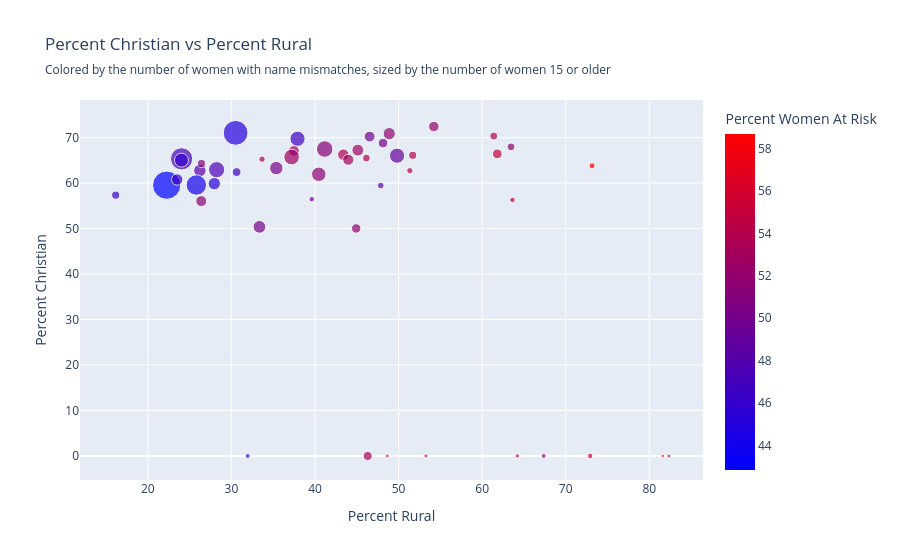
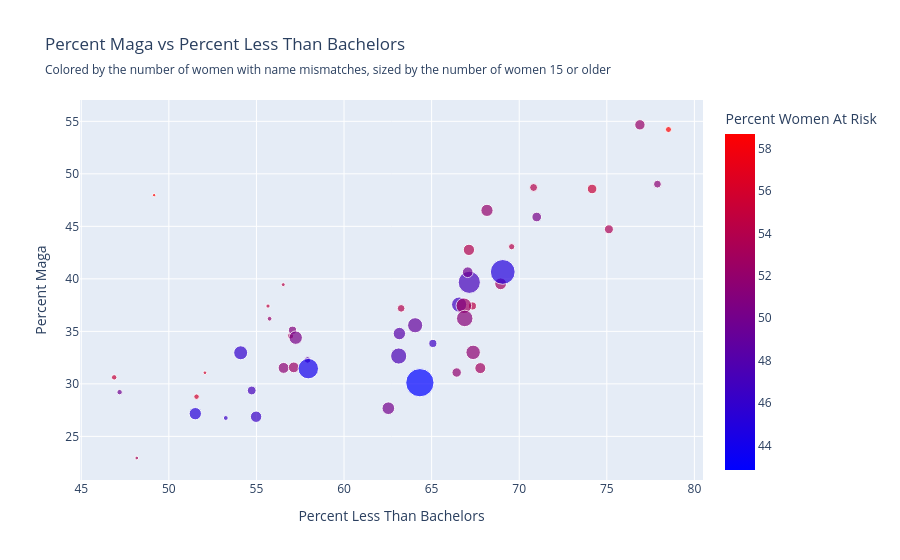
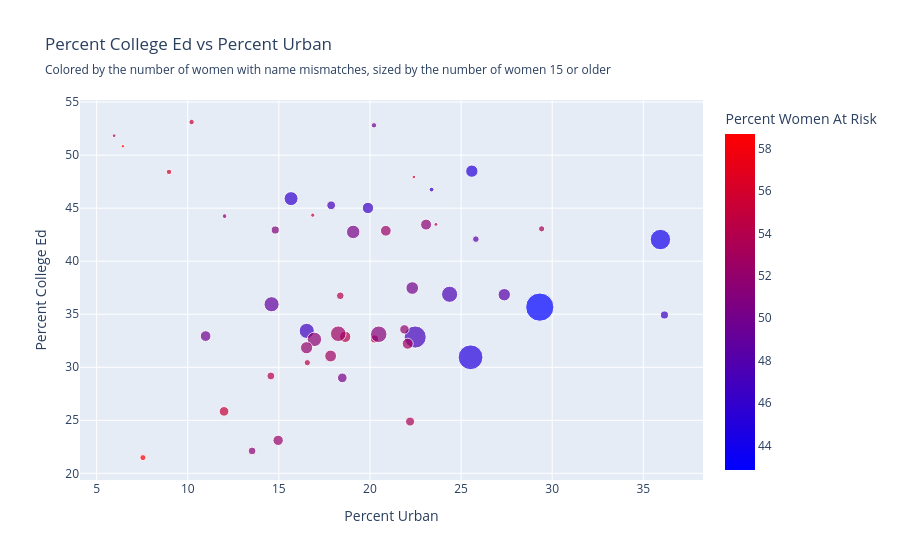
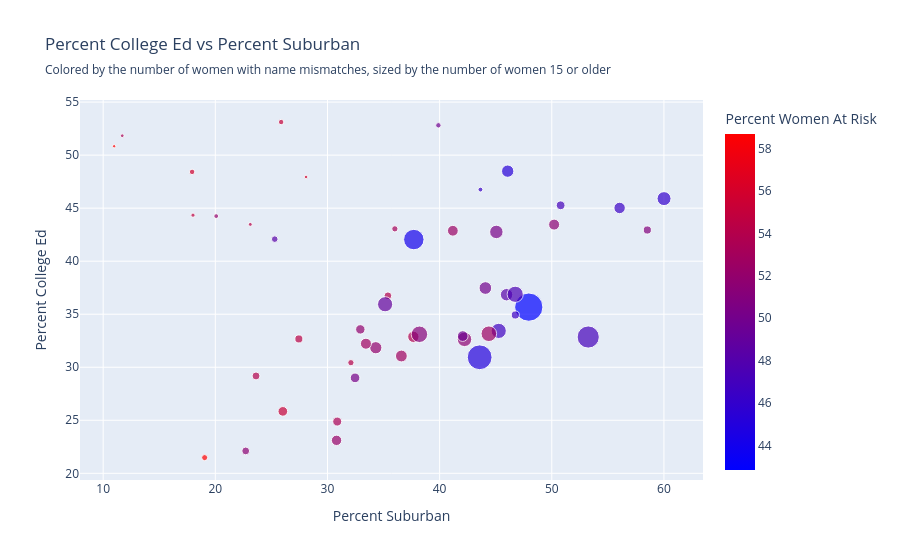

Notebook code cell kept with these figures, in order:
### Code cell
# Loop over pairs and create scatterplots colored by percent at risk (Excluding Delaware as outlier)
pairs = [('Percent Rural', 'Percent Christian'),
    ('Percent Less Than Bachelors', 'Percent Maga'),
    ('Percent Urban', 'Percent College Ed'),
    ('Percent Suburban', 'Percent College Ed')]

import plotly.express as px

for x_var, y_var in pairs:
    fig = px.scatter(
        plot_df,
        x=x_var,
        y=y_var,
        color='Percent Women At Risk',
        color_continuous_scale='Bluered',
        size='Female 15 Plus', # size by female 15 + population
        hover_name='State',
        title=f'{y_var} vs {x_var}',
        subtitle='Colored by the number of women with name mismatches, sized by the number of women 15 or older'
    )

    fig.update_traces(
        text=state_grouped_merged['State'],
        textposition='top center'
    )

    fig.show()

### Figure 1 — Plotly figure (JSON) as saved in the notebook; plotly's stock layout.template omitted (floating-point values rounded to 4 significant figures)
{"data": [{"hovertemplate": "<b>%{hovertext}</b><br><br>Percent Rural=%{x}<br>Percent Christian=%{y}<br>Female 15 Plus=%{marker.size}<br>Percent Women At Risk=%{marker.color}<extra></extra>", "hovertext": ["Alabama", "Alaska", "Arizona", "Arkansas", "California", "Colorado", "Connecticut", "Florida", "Georgia", "Hawaii", "Idaho", "Illinois", "Indiana", "Iowa", "Kansas", "Kentucky", "Louisiana", "Maine", "Maryland", "Massachusetts", "Michigan", "Minnesota", "Mississippi", "Missouri", "Montana", "Nebraska", "Nevada", "New Hampshire", "New Jersey", "New Mexico", "New York", "North Carolina", "North Dakota", "Ohio", "Oklahoma", "Oregon", "Pennsylvania", "Rhode Island", "South Carolina", "South Dakota", "Tennessee", "Texas", "Utah", "Vermont", "Virginia", "Washington", "West Virginia", "Wisconsin", "Wyoming"], "legendgroup": "", "marker": {"color": [52.26, 55.86, 48.22, 54.04, 42.85, 51.52, 47.13, 47.16, 46.79, 49.69, 54.13, 47.52, 52.8, 54.37, 53.99, 55.2, 50.23, 55.81, 46.42, 45.25, 51.66, 52.45, 51.51, 53.86, 52.01, 53.15, 46.58, 55.09, 46.04, 48.22, 44.1, 49.01, 54.23, 52.61, 53.45, 51.87, 51.22, 46.34, 49.74, 54.68, 51.97, 45.08, 50.9, 53.43, 50.29, 49.97, 58.67, 52.87, 58.68], "coloraxis": "coloraxis", "size": [2208000.0, 279200.0, 3169000.0, 1291000.0, 16410000.0, 2462000.0, 1586000.0, 10090000.0, 4733000.0, 604100.0, 811000.0, 5364000.0, 2863000.0, 1327000.0, 1208000.0, 1909000.0, 1924000.0, 615700.0, 2672000.0, 3113000.0, 4286000.0, 2380000.0, 1257000.0, 2626000.0, 469800.0, 805800.0, 1347000.0, 608200.0, 4008000.0, 894400.0, 8564000.0, 4714000.0, 313800.0, 4997000.0, 1672000.0, 1820000.0, 5585000.0, 484400.0, 2356000.0, 366500.0, 3055000.0, 12620000.0, 1360000.0, 283900.0, 3717000.0, 3289000.0, 751500.0, 2490000.0, 238300.0], "sizemode": "area", "sizeref": 41040.0, "symbol": "circle"}, "mode": "markers", "name": "", "orientation": "v", "showlegend": false, "text": ["Alabama", "Alaska", "Arizona", "Arkansas", "California", "Colorado", "Connecticut", "Delaware", "Florida", "Georgia", "Hawaii", "Idaho", "Illinois", "Indiana", "Iowa", "Kansas", "Kentucky", "Louisiana", "Maine", "Maryland", "Massachusetts", "Michigan", "Minnesota", "Mississippi", "Missouri", "Montana", "Nebraska", "Nevada", "New Hampshire", "New Jersey", "New Mexico", "New York", "North Carolina", "North Dakota", "Ohio", "Oklahoma", "Oregon", "Pennsylvania", "Rhode Island", "South Carolina", "South Dakota", "Tennessee", "Texas", "Utah", "Vermont", "Virginia", "Washington", "West Virginia", "Wisconsin", "Wyoming"], "textposition": "top center", "type": "scatter", "x": [54.22, 48.65, 26.22, 61.39, 22.25, 26.39, 30.62, 24.04, 37.91, 39.61, 51.35, 28.23, 45.12, 51.69, 46.15, 61.81, 48.14, 72.93, 23.51, 27.95, 40.45, 37.48, 63.46, 43.39, 67.37, 33.66, 16.15, 63.63, 24.02, 47.87, 25.8, 49.82, 53.27, 37.2, 46.3, 44.93, 41.16, 31.95, 46.54, 64.2, 48.88, 30.5, 26.42, 82.34, 35.37, 33.35, 73.15, 43.98, 81.62], "xaxis": "x", "y": [72.44, 0.0, 62.76, 70.33, 59.54, 56.04, 62.42, 65.33, 69.74, 56.46, 62.73, 62.94, 67.25, 66.1, 65.5, 66.43, 68.8, 0.0, 60.78, 59.88, 61.93, 67.07, 67.97, 66.25, 0.0, 65.25, 57.34, 56.29, 65.04, 59.45, 59.57, 66.02, 0.0, 65.72, 0.0, 50.03, 67.48, 0.0, 70.23, 0.0, 70.87, 71.04, 64.29, 0.0, 63.29, 50.37, 63.81, 65.13, 0.0], "yaxis": "y"}], "layout": {"coloraxis": {"colorbar": {"title": {"text": "Percent Women At Risk"}}, "colorscale": [[0, "rgb(0,0,255)"], [1, "rgb(255,0,0)"]]}, "legend": {"itemsizing": "constant", "tracegroupgap": 0}, "title": {"subtitle": {"text": "Colored by the number of women with name mismatches, sized by the number of women 15 or older"}, "text": "Percent Christian vs Percent Rural"}, "xaxis": {"anchor": "y", "domain": [0, 1], "title": {"text": "Percent Rural"}}, "yaxis": {"anchor": "x", "domain": [0, 1], "title": {"text": "Percent Christian"}}}}

### Figure 2 — Plotly figure (JSON) as saved in the notebook; plotly's stock layout.template omitted (floating-point values rounded to 4 significant figures)
{"data": [{"hovertemplate": "<b>%{hovertext}</b><br><br>Percent Less Than Bachelors=%{x}<br>Percent Maga=%{y}<br>Female 15 Plus=%{marker.size}<br>Percent Women At Risk=%{marker.color}<extra></extra>", "hovertext": ["Alabama", "Alaska", "Arizona", "Arkansas", "California", "Colorado", "Connecticut", "Florida", "Georgia", "Hawaii", "Idaho", "Illinois", "Indiana", "Iowa", "Kansas", "Kentucky", "Louisiana", "Maine", "Maryland", "Massachusetts", "Michigan", "Minnesota", "Mississippi", "Missouri", "Montana", "Nebraska", "Nevada", "New Hampshire", "New Jersey", "New Mexico", "New York", "North Carolina", "North Dakota", "Ohio", "Oklahoma", "Oregon", "Pennsylvania", "Rhode Island", "South Carolina", "South Dakota", "Tennessee", "Texas", "Utah", "Vermont", "Virginia", "Washington", "West Virginia", "Wisconsin", "Wyoming"], "legendgroup": "", "marker": {"color": [52.26, 55.86, 48.22, 54.04, 42.85, 51.52, 47.13, 47.16, 46.79, 49.69, 54.13, 47.52, 52.8, 54.37, 53.99, 55.2, 50.23, 55.81, 46.42, 45.25, 51.66, 52.45, 51.51, 53.86, 52.01, 53.15, 46.58, 55.09, 46.04, 48.22, 44.1, 49.01, 54.23, 52.61, 53.45, 51.87, 51.22, 46.34, 49.74, 54.68, 51.97, 45.08, 50.9, 53.43, 50.29, 49.97, 58.67, 52.87, 58.68], "coloraxis": "coloraxis", "size": [2208000.0, 279200.0, 3169000.0, 1291000.0, 16410000.0, 2462000.0, 1586000.0, 10090000.0, 4733000.0, 604100.0, 811000.0, 5364000.0, 2863000.0, 1327000.0, 1208000.0, 1909000.0, 1924000.0, 615700.0, 2672000.0, 3113000.0, 4286000.0, 2380000.0, 1257000.0, 2626000.0, 469800.0, 805800.0, 1347000.0, 608200.0, 4008000.0, 894400.0, 8564000.0, 4714000.0, 313800.0, 4997000.0, 1672000.0, 1820000.0, 5585000.0, 484400.0, 2356000.0, 366500.0, 3055000.0, 12620000.0, 1360000.0, 283900.0, 3717000.0, 3289000.0, 751500.0, 2490000.0, 238300.0], "sizemode": "area", "sizeref": 41040.0, "symbol": "circle"}, "mode": "markers", "name": "", "orientation": "v", "showlegend": false, "text": ["Alabama", "Alaska", "Arizona", "Arkansas", "California", "Colorado", "Connecticut", "Delaware", "Florida", "Georgia", "Hawaii", "Idaho", "Illinois", "Indiana", "Iowa", "Kansas", "Kentucky", "Louisiana", "Maine", "Maryland", "Massachusetts", "Michigan", "Minnesota", "Mississippi", "Missouri", "Montana", "Nebraska", "Nevada", "New Hampshire", "New Jersey", "New Mexico", "New York", "North Carolina", "North Dakota", "Ohio", "Oklahoma", "Oregon", "Pennsylvania", "Rhode Island", "South Carolina", "South Dakota", "Tennessee", "Texas", "Utah", "Vermont", "Virginia", "Washington", "West Virginia", "Wisconsin", "Wyoming"], "textposition": "top center", "type": "scatter", "x": [76.89, 52.06, 63.16, 70.82, 64.33, 56.55, 54.73, 67.15, 66.57, 47.19, 69.57, 63.12, 68.94, 67.33, 63.26, 74.16, 71.0, 51.58, 54.98, 51.51, 67.37, 57.13, 77.89, 67.13, 55.75, 56.95, 65.07, 46.88, 54.1, 57.92, 57.96, 64.06, 56.53, 66.84, 75.12, 66.43, 66.89, 53.25, 67.06, 55.66, 68.16, 69.06, 57.06, 48.17, 57.24, 62.53, 78.52, 67.78, 49.16], "xaxis": "x", "y": [54.67, 31.06, 34.79, 48.7, 30.11, 31.52, 29.37, 39.67, 37.55, 29.21, 43.06, 32.65, 39.53, 37.42, 37.19, 48.56, 45.89, 28.78, 26.87, 27.16, 33.0, 31.57, 49.02, 42.76, 36.2, 34.57, 33.85, 30.62, 32.96, 32.28, 31.45, 35.58, 39.45, 37.44, 44.72, 31.08, 36.23, 26.75, 40.63, 37.41, 46.52, 40.66, 35.11, 22.94, 34.4, 27.68, 54.22, 31.5, 47.97], "yaxis": "y"}], "layout": {"coloraxis": {"colorbar": {"title": {"text": "Percent Women At Risk"}}, "colorscale": [[0, "rgb(0,0,255)"], [1, "rgb(255,0,0)"]]}, "legend": {"itemsizing": "constant", "tracegroupgap": 0}, "title": {"subtitle": {"text": "Colored by the number of women with name mismatches, sized by the number of women 15 or older"}, "text": "Percent Maga vs Percent Less Than Bachelors"}, "xaxis": {"anchor": "y", "domain": [0, 1], "title": {"text": "Percent Less Than Bachelors"}}, "yaxis": {"anchor": "x", "domain": [0, 1], "title": {"text": "Percent Maga"}}}}

### Figure 3 — Plotly figure (JSON) as saved in the notebook; plotly's stock layout.template omitted (floating-point values rounded to 4 significant figures)
{"data": [{"hovertemplate": "<b>%{hovertext}</b><br><br>Percent Urban=%{x}<br>Percent College Ed=%{y}<br>Female 15 Plus=%{marker.size}<br>Percent Women At Risk=%{marker.color}<extra></extra>", "hovertext": ["Alabama", "Alaska", "Arizona", "Arkansas", "California", "Colorado", "Connecticut", "Florida", "Georgia", "Hawaii", "Idaho", "Illinois", "Indiana", "Iowa", "Kansas", "Kentucky", "Louisiana", "Maine", "Maryland", "Massachusetts", "Michigan", "Minnesota", "Mississippi", "Missouri", "Montana", "Nebraska", "Nevada", "New Hampshire", "New Jersey", "New Mexico", "New York", "North Carolina", "North Dakota", "Ohio", "Oklahoma", "Oregon", "Pennsylvania", "Rhode Island", "South Carolina", "South Dakota", "Tennessee", "Texas", "Utah", "Vermont", "Virginia", "Washington", "West Virginia", "Wisconsin", "Wyoming"], "legendgroup": "", "marker": {"color": [52.26, 55.86, 48.22, 54.04, 42.85, 51.52, 47.13, 47.16, 46.79, 49.69, 54.13, 47.52, 52.8, 54.37, 53.99, 55.2, 50.23, 55.81, 46.42, 45.25, 51.66, 52.45, 51.51, 53.86, 52.01, 53.15, 46.58, 55.09, 46.04, 48.22, 44.1, 49.01, 54.23, 52.61, 53.45, 51.87, 51.22, 46.34, 49.74, 54.68, 51.97, 45.08, 50.9, 53.43, 50.29, 49.97, 58.67, 52.87, 58.68], "coloraxis": "coloraxis", "size": [2208000.0, 279200.0, 3169000.0, 1291000.0, 16410000.0, 2462000.0, 1586000.0, 10090000.0, 4733000.0, 604100.0, 811000.0, 5364000.0, 2863000.0, 1327000.0, 1208000.0, 1909000.0, 1924000.0, 615700.0, 2672000.0, 3113000.0, 4286000.0, 2380000.0, 1257000.0, 2626000.0, 469800.0, 805800.0, 1347000.0, 608200.0, 4008000.0, 894400.0, 8564000.0, 4714000.0, 313800.0, 4997000.0, 1672000.0, 1820000.0, 5585000.0, 484400.0, 2356000.0, 366500.0, 3055000.0, 12620000.0, 1360000.0, 283900.0, 3717000.0, 3289000.0, 751500.0, 2490000.0, 238300.0], "sizemode": "area", "sizeref": 41040.0, "symbol": "circle"}, "mode": "markers", "name": "", "orientation": "v", "showlegend": false, "text": ["Alabama", "Alaska", "Arizona", "Arkansas", "California", "Colorado", "Connecticut", "Delaware", "Florida", "Georgia", "Hawaii", "Idaho", "Illinois", "Indiana", "Iowa", "Kansas", "Kentucky", "Louisiana", "Maine", "Maryland", "Massachusetts", "Michigan", "Minnesota", "Mississippi", "Missouri", "Montana", "Nebraska", "Nevada", "New Hampshire", "New Jersey", "New Mexico", "New York", "North Carolina", "North Dakota", "Ohio", "Oklahoma", "Oregon", "Pennsylvania", "Rhode Island", "South Carolina", "South Dakota", "Tennessee", "Texas", "Utah", "Vermont", "Virginia", "Washington", "West Virginia", "Wisconsin", "Wyoming"], "textposition": "top center", "type": "scatter", "x": [14.96, 22.41, 27.37, 14.56, 29.32, 23.08, 17.87, 22.48, 16.53, 20.22, 16.56, 24.37, 17.84, 20.25, 18.37, 11.99, 18.48, 8.97, 19.89, 25.59, 16.95, 20.87, 13.53, 18.64, 12.02, 29.42, 36.16, 10.21, 15.67, 25.81, 35.94, 14.6, 23.62, 18.26, 22.2, 21.89, 20.48, 23.38, 10.98, 16.86, 16.52, 25.52, 14.8, 5.96, 19.08, 22.32, 7.54, 22.07, 6.44], "xaxis": "x", "y": [23.11, 47.94, 36.84, 29.18, 35.67, 43.45, 45.27, 32.85, 33.43, 52.81, 30.43, 36.88, 31.06, 32.67, 36.74, 25.84, 29.0, 48.42, 45.02, 48.49, 32.63, 42.87, 22.11, 32.87, 44.25, 43.05, 34.93, 53.12, 45.9, 42.08, 42.04, 35.94, 43.47, 33.16, 24.88, 33.57, 33.11, 46.75, 32.94, 44.34, 31.84, 30.94, 42.94, 51.83, 42.76, 37.47, 21.48, 32.22, 50.84], "yaxis": "y"}], "layout": {"coloraxis": {"colorbar": {"title": {"text": "Percent Women At Risk"}}, "colorscale": [[0, "rgb(0,0,255)"], [1, "rgb(255,0,0)"]]}, "legend": {"itemsizing": "constant", "tracegroupgap": 0}, "title": {"subtitle": {"text": "Colored by the number of women with name mismatches, sized by the number of women 15 or older"}, "text": "Percent College Ed vs Percent Urban"}, "xaxis": {"anchor": "y", "domain": [0, 1], "title": {"text": "Percent Urban"}}, "yaxis": {"anchor": "x", "domain": [0, 1], "title": {"text": "Percent College Ed"}}}}

### Figure 4 — Plotly figure (JSON) as saved in the notebook; plotly's stock layout.template omitted (floating-point values rounded to 4 significant figures)
{"data": [{"hovertemplate": "<b>%{hovertext}</b><br><br>Percent Suburban=%{x}<br>Percent College Ed=%{y}<br>Female 15 Plus=%{marker.size}<br>Percent Women At Risk=%{marker.color}<extra></extra>", "hovertext": ["Alabama", "Alaska", "Arizona", "Arkansas", "California", "Colorado", "Connecticut", "Florida", "Georgia", "Hawaii", "Idaho", "Illinois", "Indiana", "Iowa", "Kansas", "Kentucky", "Louisiana", "Maine", "Maryland", "Massachusetts", "Michigan", "Minnesota", "Mississippi", "Missouri", "Montana", "Nebraska", "Nevada", "New Hampshire", "New Jersey", "New Mexico", "New York", "North Carolina", "North Dakota", "Ohio", "Oklahoma", "Oregon", "Pennsylvania", "Rhode Island", "South Carolina", "South Dakota", "Tennessee", "Texas", "Utah", "Vermont", "Virginia", "Washington", "West Virginia", "Wisconsin", "Wyoming"], "legendgroup": "", "marker": {"color": [52.26, 55.86, 48.22, 54.04, 42.85, 51.52, 47.13, 47.16, 46.79, 49.69, 54.13, 47.52, 52.8, 54.37, 53.99, 55.2, 50.23, 55.81, 46.42, 45.25, 51.66, 52.45, 51.51, 53.86, 52.01, 53.15, 46.58, 55.09, 46.04, 48.22, 44.1, 49.01, 54.23, 52.61, 53.45, 51.87, 51.22, 46.34, 49.74, 54.68, 51.97, 45.08, 50.9, 53.43, 50.29, 49.97, 58.67, 52.87, 58.68], "coloraxis": "coloraxis", "size": [2208000.0, 279200.0, 3169000.0, 1291000.0, 16410000.0, 2462000.0, 1586000.0, 10090000.0, 4733000.0, 604100.0, 811000.0, 5364000.0, 2863000.0, 1327000.0, 1208000.0, 1909000.0, 1924000.0, 615700.0, 2672000.0, 3113000.0, 4286000.0, 2380000.0, 1257000.0, 2626000.0, 469800.0, 805800.0, 1347000.0, 608200.0, 4008000.0, 894400.0, 8564000.0, 4714000.0, 313800.0, 4997000.0, 1672000.0, 1820000.0, 5585000.0, 484400.0, 2356000.0, 366500.0, 3055000.0, 12620000.0, 1360000.0, 283900.0, 3717000.0, 3289000.0, 751500.0, 2490000.0, 238300.0], "sizemode": "area", "sizeref": 41040.0, "symbol": "circle"}, "mode": "markers", "name": "", "orientation": "v", "showlegend": false, "text": ["Alabama", "Alaska", "Arizona", "Arkansas", "California", "Colorado", "Connecticut", "Delaware", "Florida", "Georgia", "Hawaii", "Idaho", "Illinois", "Indiana", "Iowa", "Kansas", "Kentucky", "Louisiana", "Maine", "Maryland", "Massachusetts", "Michigan", "Minnesota", "Mississippi", "Missouri", "Montana", "Nebraska", "Nevada", "New Hampshire", "New Jersey", "New Mexico", "New York", "North Carolina", "North Dakota", "Ohio", "Oklahoma", "Oregon", "Pennsylvania", "Rhode Island", "South Carolina", "South Dakota", "Tennessee", "Texas", "Utah", "Vermont", "Virginia", "Washington", "West Virginia", "Wisconsin", "Wyoming"], "textposition": "top center", "type": "scatter", "x": [30.81, 28.09, 45.97, 23.63, 47.95, 50.21, 50.79, 53.25, 45.27, 39.89, 32.09, 46.74, 36.59, 27.45, 35.39, 26.02, 32.46, 17.93, 56.05, 46.07, 42.22, 41.18, 22.71, 37.66, 20.08, 36.01, 46.75, 25.87, 60.01, 25.3, 37.7, 35.14, 23.12, 44.39, 30.87, 32.93, 38.2, 43.64, 42.06, 18.01, 34.31, 43.57, 58.52, 11.7, 45.06, 44.08, 19.05, 33.43, 10.98], "xaxis": "x", "y": [23.11, 47.94, 36.84, 29.18, 35.67, 43.45, 45.27, 32.85, 33.43, 52.81, 30.43, 36.88, 31.06, 32.67, 36.74, 25.84, 29.0, 48.42, 45.02, 48.49, 32.63, 42.87, 22.11, 32.87, 44.25, 43.05, 34.93, 53.12, 45.9, 42.08, 42.04, 35.94, 43.47, 33.16, 24.88, 33.57, 33.11, 46.75, 32.94, 44.34, 31.84, 30.94, 42.94, 51.83, 42.76, 37.47, 21.48, 32.22, 50.84], "yaxis": "y"}], "layout": {"coloraxis": {"colorbar": {"title": {"text": "Percent Women At Risk"}}, "colorscale": [[0, "rgb(0,0,255)"], [1, "rgb(255,0,0)"]]}, "legend": {"itemsizing": "constant", "tracegroupgap": 0}, "title": {"subtitle": {"text": "Colored by the number of women with name mismatches, sized by the number of women 15 or older"}, "text": "Percent College Ed vs Percent Suburban"}, "xaxis": {"anchor": "y", "domain": [0, 1], "title": {"text": "Percent Suburban"}}, "yaxis": {"anchor": "x", "domain": [0, 1], "title": {"text": "Percent College Ed"}}}}
